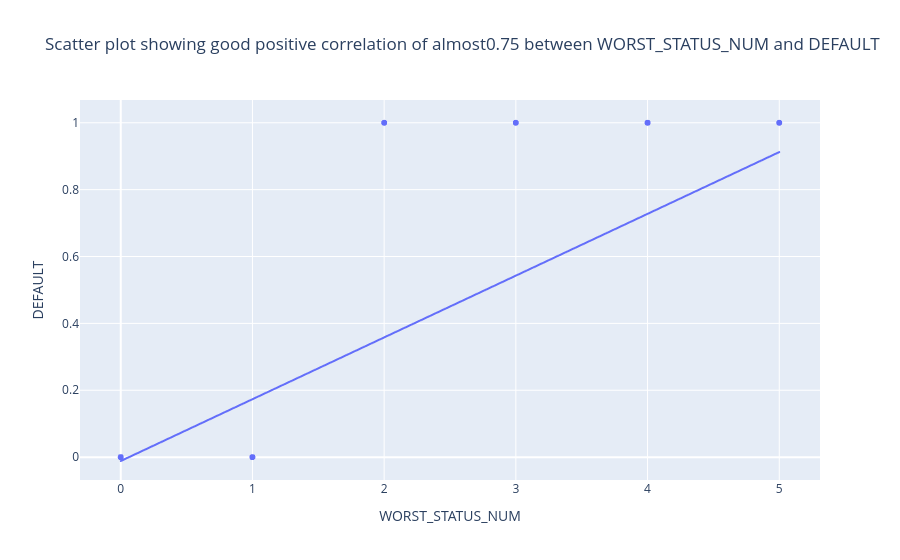

The cell this chart's notebook holds for it:
### Code cell
fig=px.scatter(data_frame=df_cc,x="WORST_STATUS_NUM",y="DEFAULT",trendline="ols",
               title=f"Scatter plot showing good positive correlation of almost{df9} "
               "between WORST_STATUS_NUM and DEFAULT")
fig.show();

### Figure 1 — Plotly figure (JSON) as saved in the notebook; plotly's stock layout.template omitted (floating-point values rounded to 4 significant figures; data arrays with more than 128 entries replaced by an {"elided": "..."} marker saying what was removed)
{"data": [{"hovertemplate": "WORST_STATUS_NUM=%{x}<br>DEFAULT=%{y}<extra></extra>", "legendgroup": "", "marker": {"color": "#636efa", "symbol": "circle"}, "mode": "markers", "name": "", "showlegend": false, "type": "scattergl", "x": {"elided": "36457 int values"}, "xaxis": "x", "y": {"elided": "36457 int values"}, "yaxis": "y"}, {"hovertemplate": "<b>OLS trendline</b><br>DEFAULT = 0.184768 * WORST_STATUS_NUM + -0.0115608<br>R<sup>2</sup>=0.562953<br><br>WORST_STATUS_NUM=%{x}<br>DEFAULT=%{y} <b>(trend)</b><extra></extra>", "legendgroup": "", "marker": {"color": "#636efa", "symbol": "circle"}, "mode": "lines", "name": "", "showlegend": false, "type": "scattergl", "x": {"elided": "36457 int values"}, "xaxis": "x", "y": {"elided": "36457 float values"}, "yaxis": "y"}], "layout": {"autosize": true, "legend": {"tracegroupgap": 0}, "title": {"text": "Scatter plot showing good positive correlation of almost0.75 between WORST_STATUS_NUM and DEFAULT"}, "xaxis": {"anchor": "y", "autorange": true, "domain": [0, 1], "range": [-0.3025, 5.303], "title": {"text": "WORST_STATUS_NUM"}, "type": "linear"}, "yaxis": {"anchor": "x", "autorange": true, "domain": [0, 1], "range": [-0.08252, 1.083], "title": {"text": "DEFAULT"}, "type": "linear"}}}
